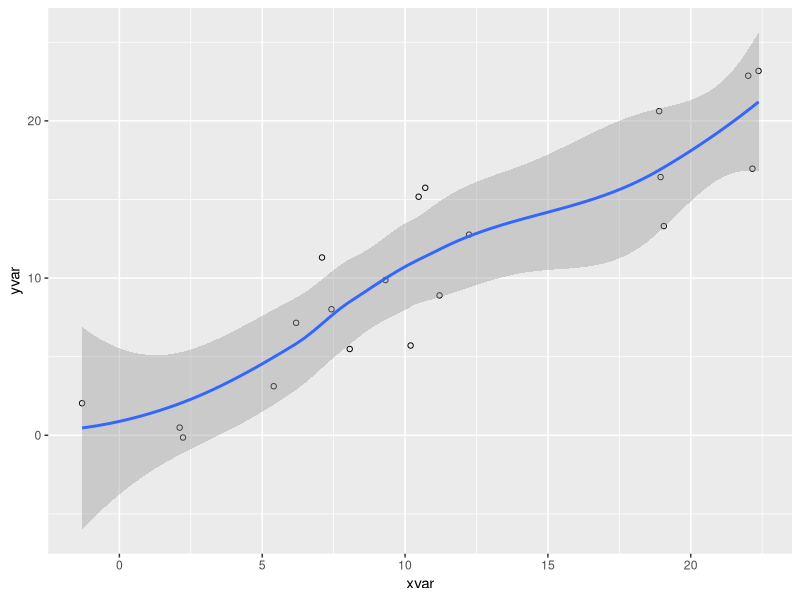

Recreate this plot in R.
## ---- chunk 1
#| code-fold: true
summary(cars)
## ---- chunk 2
#| label: fig-pressure
#| fig-cap: "Pressure"
#| code-fold: true

library(ggplot2)

dat <- data.frame(cond = rep(c("A", "B"), each=10),
                  xvar = 1:20 + rnorm(20,sd=3),
                  yvar = 1:20 + rnorm(20,sd=3))

ggplot(dat, aes(x=xvar, y=yvar)) +
    geom_point(shape=1) + 
    geom_smooth() 
## ---- chunk 3
knitr::kable(head(ggplot2::diamonds))
